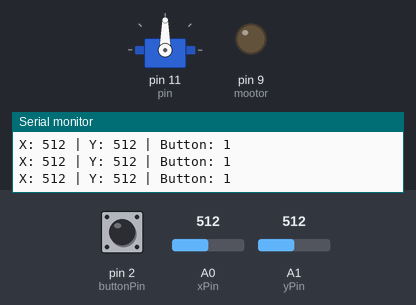
Recording of a sketch running on a simulated Arduino Uno, built with avr-gcc and run on an emulated ATmega328P. Parts: servo, output pins drawn as LEDs (lit = HIGH), the last lines printed to the serial monitor. The inputs (shaded band) are chosen by the test bench; at power-on: A1 (yPin) = 512, A0 (xPin) = 512, pin 2 (buttonPin) HIGH.

Above: at 3.2 s.
3.3 s: A1 (yPin) set to 497
4.8 s: A1 (yPin) set to 480
At 5.9 s:
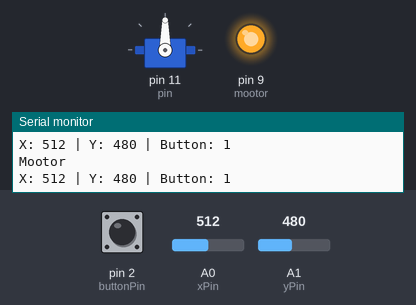
6.4 s: A0 (xPin) set to 313
9.4 s: A0 (xPin) set to 290
At 10.7 s:
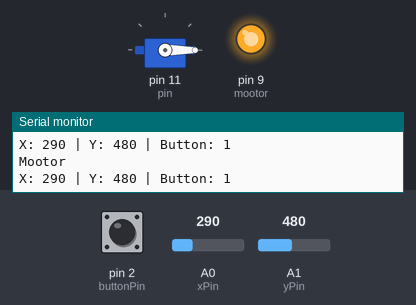
11.0 s: A0 (xPin) set to 610
At 11.6 s:
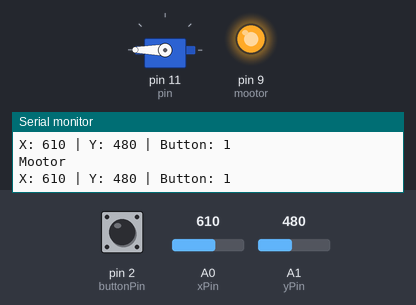
12.6 s: A1 (yPin) set to 500
At 13.3 s:
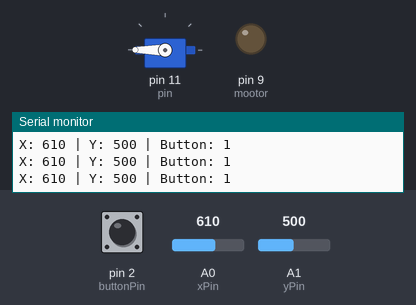
Timing chart, 0 to 15.2 s (numbered marks = the images above; inputs shaded):
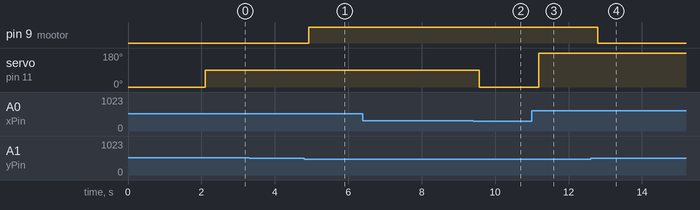

The sketch:

sketch_oct31a.ino
```cpp
int xPin = A0;
int yPin = A1;
int buttonPin = 2;
int xPosition = 0;
int yPosition = 0;
int buttonState = 0;
int mootor=9;
#include <Servo.h>
int pin = 11;
int pos = 0;
Servo servo;

void setup() {
 servo.attach(pin);
  servo.write(pos);
  delay(2000);
Serial.begin(9600);
pinMode(xPin, INPUT);
pinMode(yPin, INPUT);

pinMode(buttonPin, INPUT_PULLUP);

// pinMode(buttonPin, INPUT);
// digitalWrite(buttonPin, HIGH);
}
void loop() {
xPosition = analogRead(xPin);
yPosition = analogRead(yPin);
buttonState = digitalRead(buttonPin);
Serial.print("X: ");
Serial.print(xPosition);
Serial.print(" | Y: ");
Serial.print(yPosition);
Serial.print(" | Button: ");
Serial.println(buttonState);
delay(100);

if(yPosition < 490){
  Serial.println("Mootor");
  analogWrite(mootor,255);
} else {
  analogWrite(mootor, 0);}

if(xPosition < 300){
 pos = 0;
 } else if (xPosition > 600){
  pos = 180;
  } else{
    pos = 90;
    }

  servo.write(pos);
}
```

Measured:
- the behaviour switches between 490 and 489 on A1 (yPin) (found by bisection; images 0 and 1)
- the behaviour switches between 300 and 299 on A0 (xPin) (found by bisection; images 1 and 2)
- after the input at 4.8 s, pin 9 (mootor): LOW → HIGH after 0.13 s
- after the input at 9.4 s, servo on pin 11 (pin): 90° → 0° after 0.17 s
- after the input at 11.0 s, servo on pin 11 (pin): 0° → 180° after 0.18 s
- after the input at 12.6 s, pin 9 (mootor): HIGH → LOW after 0.20 s
